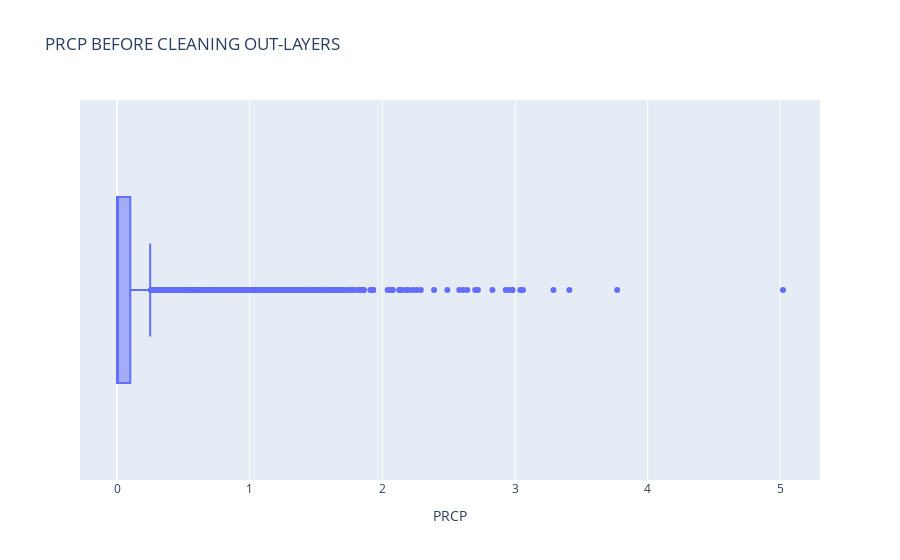

This figure's notebook cell:
### Code cell
fig = px.box(WeatherData, x='PRCP', height=500, title='PRCP BEFORE CLEANING OUT-LAYERS')
fig.show()

### Figure 1 — Plotly figure (JSON) as saved in the notebook; plotly's stock layout.template omitted (floating-point values rounded to 4 significant figures; data arrays with more than 128 entries replaced by an {"elided": "..."} marker saying what was removed)
{"data": [{"alignmentgroup": "True", "hovertemplate": "PRCP=%{x}<extra></extra>", "legendgroup": "", "marker": {"color": "#636efa"}, "name": "", "notched": false, "offsetgroup": "", "orientation": "h", "showlegend": false, "type": "box", "x": {"elided": "25551 float values"}, "x0": " ", "xaxis": "x", "y0": " ", "yaxis": "y"}], "layout": {"autosize": true, "boxmode": "group", "legend": {"tracegroupgap": 0}, "title": {"text": "PRCP BEFORE CLEANING OUT-LAYERS"}, "xaxis": {"anchor": "y", "autorange": true, "domain": [0, 1], "range": [-0.2789, 5.299], "title": {"text": "PRCP"}, "type": "linear"}, "yaxis": {"anchor": "x", "autorange": true, "domain": [0, 1], "range": [-0.5, 0.5], "type": "category"}}}
